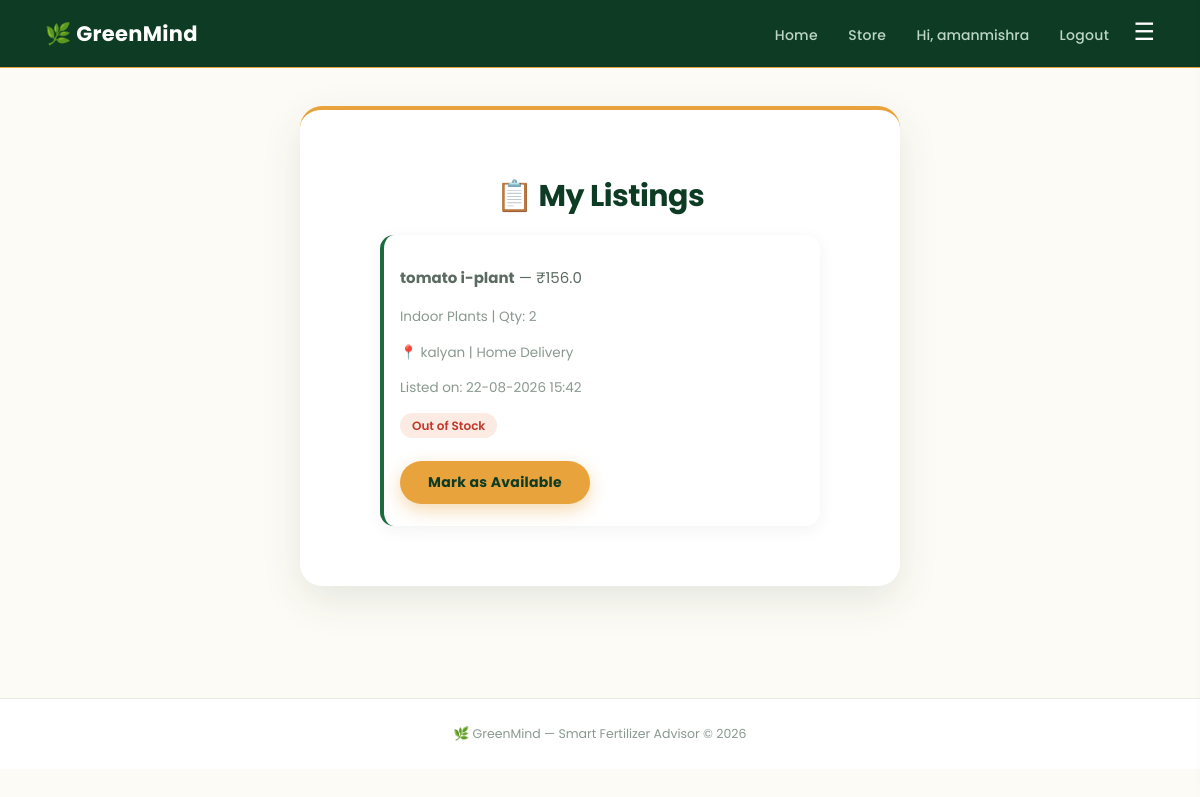
Page /my-listings (signed in) on the earlier database version.
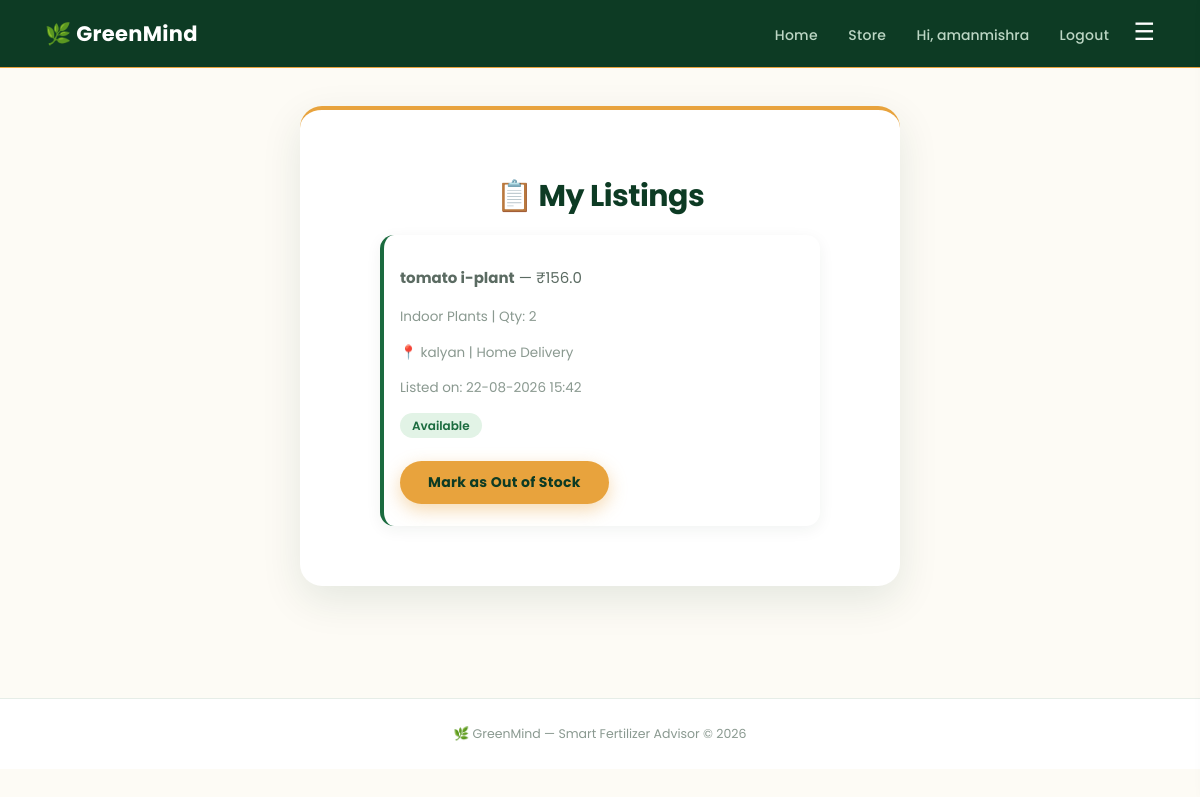
Same page on the later database version.
### tables this page shows
CREATE TABLE listings (
    id INTEGER PRIMARY KEY AUTOINCREMENT,
    seller_username TEXT NOT NULL,
    plant_name TEXT NOT NULL,
    price REAL NOT NULL,
    quantity INTEGER NOT NULL,
    category TEXT NOT NULL,
    description TEXT,
    location TEXT,
    delivery TEXT,
    date_listed TEXT NOT NULL
, status TEXT DEFAULT 'Available');

### app.py (the view)
@app.route("/my-listings")
def my_listings():
    if "username" not in session:
        return redirect("/login")
    conn = sqlite3.connect("database.db")
    cursor = conn.cursor()
    cursor.execute(
        "SELECT id, plant_name, price, quantity, category, location, delivery, date_listed, status FROM listings WHERE seller_username = ? ORDER BY id DESC",
        (session["username"],)
    )
    listings = cursor.fetchall()
    conn.close()
    return render_template("my_listings.html", listings=listings)

### templates/my_listings.html
{% extends "base.html" %}
{% block content %}
<div class="container" style="max-width:600px;">
    <h1>📋 My Listings</h1>
    {% if listings %}
        {% for item in listings %}
        <div class="history-item">
            <div style="flex-grow:1;">
                <p><strong>{{ item[1] }}</strong> — ₹{{ item[2] }}</p>
                <p class="small-text">{{ item[4] }} | Qty: {{ item[3] }}</p>
                <p class="small-text">📍 {{ item[5] }} | {{ item[6] }}</p>
                <p class="small-text">Listed on: {{ item[7] }}</p>
                <p style="margin-top:6px;">
                    <span style="padding:4px 12px; border-radius:20px; font-size:12px; font-weight:600;
                        {% if item[8] == 'Available' %}
                            background:#e2f3e6; color:#1b6b3f;
                        {% else %}
                            background:#fbebe3; color:#c0392b;
                        {% endif %}">
                        {{ item[8] }}
                    </span>
                </p>
                <a href="/listing/toggle-status/{{ item[0] }}" class="btn btn-small" style="margin-top:8px;">
                    {% if item[8] == 'Available' %}Mark as Out of Stock{% else %}Mark as Available{% endif %}
                </a>
            </div>
        </div>
        {% endfor %}
    {% else %}
        <p>You haven't listed any plants yet.</p>
        <a href="/sell" class="btn">Sell Your Plant</a>
    {% endif %}
</div>
{% endblock %}

### templates/base.html (shortened to what this page needs)
<!DOCTYPE html>
<html>
<head>
    <link rel="stylesheet" href="{{ url_for('static', filename='style.css') }}">
</head>
<body>
    <nav class="navbar">
        <a href="/">🌿 GreenMind</a>
        <div class="nav-links">
            <a href="/">Home</a>
            {% if session.username %}
                <a href="/store">Store</a>
                <span class="nav-user">Hi, {{ session.username }}</span>
                <a href="/logout">Logout</a>
            {% else %}
                <a href="/login">Login</a>
                <a href="/register">Register</a>
            {% endif %}
            <button class="hamburger-btn" onclick="toggleMenu()">☰</button>
        </div>
    </nav>
    <div class="page-content">
        {% block content %}{% endblock %}
    </div>
    <div class="site-footer">
        🌿 GreenMind — Smart Fertilizer Advisor &copy; 2026
    </div>
</body>
</html>

Differences in the rows shown:
changed listings "tomato i-plant": status "Out of Stock" → "Available"; status "Mark as Available" → "Mark as Out of Stock"
